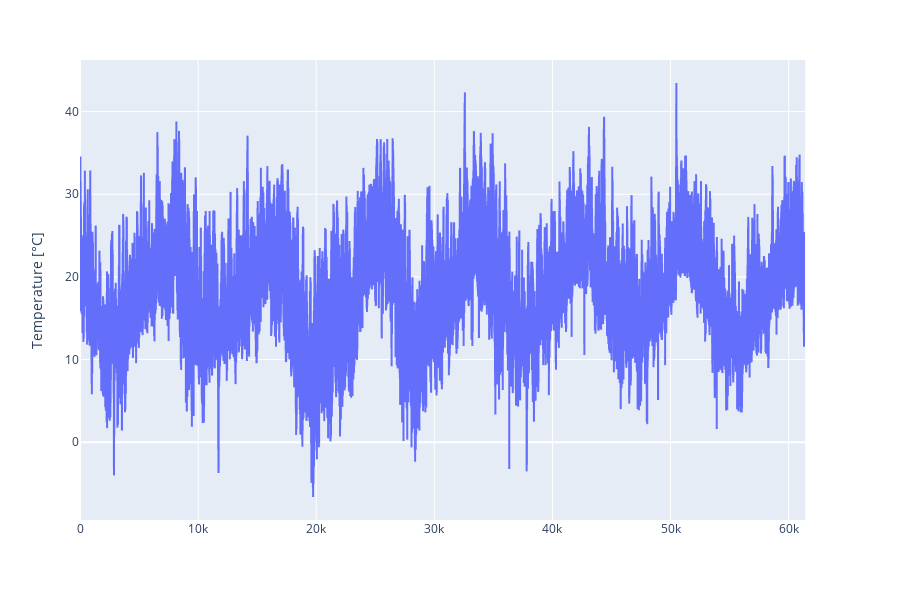

Notebook cell for this chart:
### Code cell
# plot temperature
fig = px.line(weather_df, y="Temperature [°C]")
fig.show()

### Figure 1 — Plotly figure (JSON) as saved in the notebook; plotly's stock layout.template omitted (floating-point values rounded to 4 significant figures; data arrays with more than 128 entries replaced by an {"elided": "..."} marker saying what was removed)
{"data": [{"hoverlabel": {"namelength": 0}, "hovertemplate": "Temperature [°C]=%{y}", "legendgroup": "", "line": {"color": "#636efa", "dash": "solid"}, "mode": "lines", "name": "", "showlegend": false, "type": "scattergl", "xaxis": "x", "y": {"elided": "61401 float values"}, "yaxis": "y"}], "layout": {"height": 600, "legend": {"tracegroupgap": 0}, "margin": {"t": 60}, "xaxis": {"anchor": "y", "domain": [0, 0.98]}, "yaxis": {"anchor": "x", "domain": [0, 1], "title": {"text": "Temperature [°C]"}}}}
